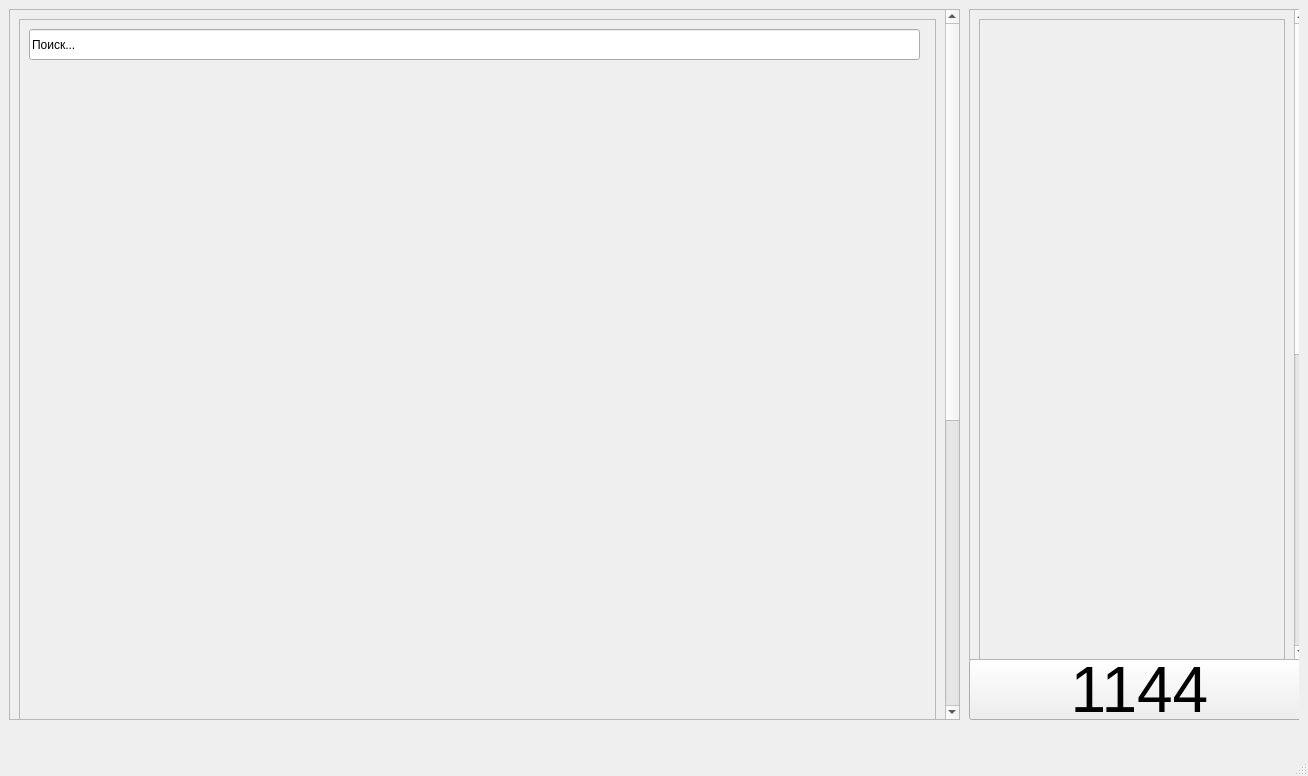
<?xml version="1.0" encoding="UTF-8"?>
<ui version="4.0">
 <class>MainWindow</class>
 <widget class="QMainWindow" name="MainWindow">
  <property name="geometry">
   <rect>
    <x>0</x>
    <y>0</y>
    <width>1308</width>
    <height>776</height>
   </rect>
  </property>
  <property name="windowTitle">
   <string>MainWindow</string>
  </property>
  <widget class="QWidget" name="centralwidget">
   <layout class="QVBoxLayout" name="verticalLayout">
    <item>
     <widget class="QWidget" name="widget" native="true">
      <widget class="QWidget" name="widget_2" native="true">
       <property name="geometry">
        <rect>
         <x>0</x>
         <y>0</y>
         <width>951</width>
         <height>731</height>
        </rect>
       </property>
       <widget class="QScrollArea" name="scrollArea">
        <property name="geometry">
         <rect>
          <x>0</x>
          <y>0</y>
          <width>951</width>
          <height>711</height>
         </rect>
        </property>
        <property name="widgetResizable">
         <bool>true</bool>
        </property>
        <widget class="QWidget" name="scrollAreaWidgetContents">
         <property name="geometry">
          <rect>
           <x>0</x>
           <y>0</y>
           <width>932</width>
           <height>1218</height>
          </rect>
         </property>
         <layout class="QVBoxLayout" name="verticalLayout_2">
          <item>
           <widget class="QFrame" name="category_frame">
            <property name="minimumSize">
             <size>
              <width>0</width>
              <height>1200</height>
             </size>
            </property>
            <property name="frameShape">
             <enum>QFrame::StyledPanel</enum>
            </property>
            <property name="frameShadow">
             <enum>QFrame::Raised</enum>
            </property>
            <widget class="QLineEdit" name="category_poisk">
             <property name="geometry">
              <rect>
               <x>10</x>
               <y>10</y>
               <width>891</width>
               <height>31</height>
              </rect>
             </property>
             <property name="text">
              <string>Поиск...</string>
             </property>
            </widget>
           </widget>
          </item>
         </layout>
        </widget>
       </widget>
      </widget>
      <widget class="QWidget" name="widget_3" native="true">
       <property name="geometry">
        <rect>
         <x>960</x>
         <y>0</y>
         <width>341</width>
         <height>721</height>
        </rect>
       </property>
       <widget class="QPushButton" name="itog_cena">
        <property name="geometry">
         <rect>
          <x>0</x>
          <y>650</y>
          <width>341</width>
          <height>61</height>
         </rect>
        </property>
        <property name="font">
         <font>
          <pointsize>48</pointsize>
         </font>
        </property>
        <property name="text">
         <string>1144</string>
        </property>
       </widget>
       <widget class="QScrollArea" name="scrollArea_2">
        <property name="geometry">
         <rect>
          <x>0</x>
          <y>0</y>
          <width>340</width>
          <height>651</height>
         </rect>
        </property>
        <property name="widgetResizable">
         <bool>true</bool>
        </property>
        <widget class="QWidget" name="scrollAreaWidgetContents_2">
         <property name="geometry">
          <rect>
           <x>0</x>
           <y>0</y>
           <width>321</width>
           <height>1218</height>
          </rect>
         </property>
         <layout class="QVBoxLayout" name="verticalLayout_3">
          <item>
           <widget class="QFrame" name="itog_frame">
            <property name="minimumSize">
             <size>
              <width>0</width>
              <height>1200</height>
             </size>
            </property>
            <property name="frameShape">
             <enum>QFrame::StyledPanel</enum>
            </property>
            <property name="frameShadow">
             <enum>QFrame::Raised</enum>
            </property>
           </widget>
          </item>
         </layout>
        </widget>
       </widget>
      </widget>
     </widget>
    </item>
   </layout>
  </widget>
  <widget class="QMenuBar" name="menubar">
   <property name="geometry">
    <rect>
     <x>0</x>
     <y>0</y>
     <width>1308</width>
     <height>21</height>
    </rect>
   </property>
  </widget>
  <widget class="QStatusBar" name="statusbar"/>
 </widget>
 <resources/>
 <connections/>
</ui>
